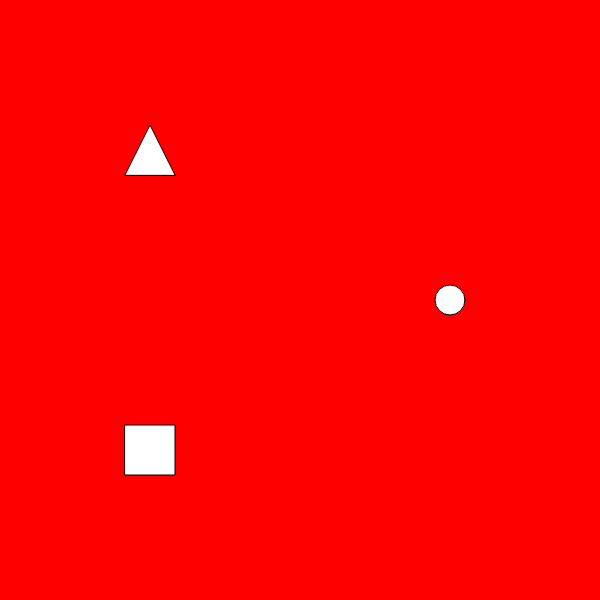
Frame 1 (no input)
Frame 60 (no input): identical to frame 1, image omitted
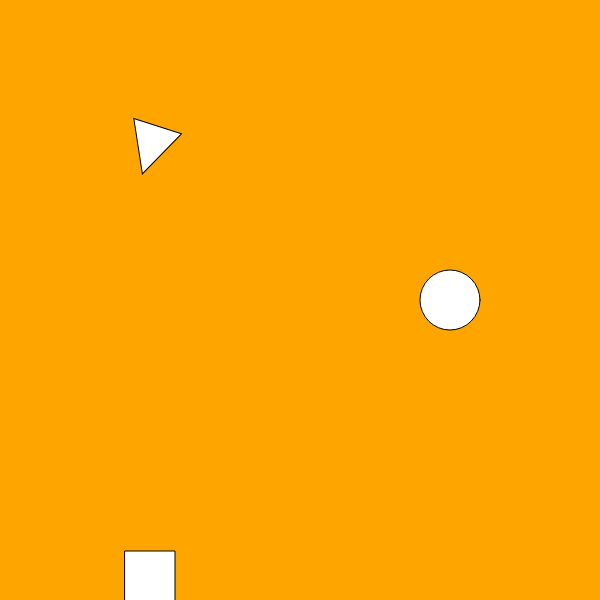
Frame 120 (the mouse pressed at the canvas centre since frame 60)

The p5.js sketch that drew these frames (run headless with seeded random() and noise() and a simulated clock; from frame 60 on, the mouse is pressed at the canvas centre):

// p5.js sketch
// ── sketch.js
let step = 0; //variable to track the current frame/step

function setup() {
  createCanvas(600, 600); // width = 600, height = 600
  
}

function draw() {
  background("red");

  if (step===0) {
  // frame 1

    // square 1
    //lower left quadrant of my canvas
    push();
    translate(600*0.25,600*0.75);
    square(-25, -25, 50);
    pop();

  // triangle 1
  // upper right quadrant
    push();
    translate(600*0.25,600*0.25);
    triangle(-25, 25, 0, -25, 25, 25);
    pop();

    // circle 1
    // center right quadrant
    push();
    translate(600*0.75,600*0.5);
    circle(0, 0, 30);
    pop();
  }

  else if (step===1){
  background("orange"); // background for frame 2
  // frame 2

    // square 2
    // move down
    push();
    translate(600*0.25,600*0.96);
    square(-25, -25, 50);
    pop();

  // triangle 2
  // rotate
    push();
    translate(600*0.25,600*0.25);
    rotate(60);
    triangle(-25, 25, 0, -25, 25, 25);
    pop();

    // circle 2
    // make a lil bit bigger
    push();
    translate(600*0.75,600*0.5);
    circle(0, 0, 60);
    pop();
  }

  else if (step===2){
  background("yellow");
  // frame 3

    // square 3
    // move forward/center
    push();
    translate(600*0.25,600*0.96);
    rotate(100);
    square(-25, -25, 50);
    pop();

  // triangle 3
  // rotate
    push();
    translate(600*0.5,600*0.25);
    rotate(60);
    triangle(-25, 25, 0, -25, 25, 25);
    pop();

    // circle 3
    // make bigger
    push();
    translate(600*0.75,600*0.5);
    circle(0, 0, 90);
    pop();
  }
  

  else if (step===3){
  background("green");
  // frame 4

    // square 4
    // make smaller
    push();
    translate(600*0.25,600*0.96);
    rotate(100);
    scale(0.5);
    square(-25, -25, 50);
    pop();

  // triangle 4
  // make bigger and center top
    push();
    translate(600*0.5,600*0.25);
    rotate(60);
    scale(3);
    triangle(-25, 25, 0, -25, 25, 25);
    pop();

    // circle 4
    // move up
    push();
    translate(600*0.75,600*0);
    circle(0, 0, 90);
    pop();
  }


  else if (step===4){
  background("midnightblue");
  // frame 5

    // square 5
    // rotate and make center
    push();
    translate(600*0.5,600*0.5);
    square(-25, -25, 50);
    pop();

  // triangle 5
  // make smaller and revert rotation to original, keep in center
    push();
    translate(600*0.5,600*0.25);
    scale(.5);
    triangle(-25, 25, 0, -25, 25, 25);
    pop();

    // circle 5
    // make smaller and place in center bottom
    push();
    translate(600*0.5,600*0.75);
    circle(0, 0, 30);
    pop();
  }
}

// just one mousepressed function
function mousePressed() {
step = step+1; // next step on each click
  if (step>4) { // After step 4 which is the 5th frame, reset page back to step 0

    step=0; // Loop back to frame 1 after 5 clicks
}
}
// ── readme.html
<!DOCTYPE html>
<html lang="en">
<head>
  <meta charset="UTF-8">
  <script src="sketch.js"></script>
  <title>5 Iterations by Joanna</title> <!--Update your title here-->
  <!--Add style to your code within the style tag <style></style>
  Read the W3Schools CSS Intro for more: https://www.w3schools.com/css/css_intro.asp 
  -->
  <style>
    body {
      font-family: sans-serif;
      margin: 2em;
      /*padding: 1em;*/
      color: #000000;
      background-color: #f0f0f0;
    }

    a {
      color: rgb(0,0,255);
    }

    a:hover {
      text-decoration: dashed;
    }

    h1 {
      /* Insert your own style here */
    }

    h2 {
      /* Insert your own style here */
    }
  </style>
</head>

<body>
    <h1>5 Iterations by Joanna</h1>
    <p>With each iteration/step/frame, I made the following adjustments:
      1. Square 1 is placed on the lower left quadrant of my canvas, triangle 1 situated on the upper right quadrant, and circle 1 designated on the center right quadrant.
      2. Square 2 is moved down near the bottom edge of the canvas, triangle 2 is rotated in the upper-left quadrant, and circle 2 is made slightly larger in the center-right quadrant.
      3. Square 3 is moved forward toward the bottom-center and rotated, triangle 3 is shifted to the top-center and rotated, and circle 3 is made larger in the center-right quadrant.
      4. Square 4 is scaled down to half its size near the bottom edge, triangle 4 is scaled up to three times its size at the top-center while rotated, and circle 4 is moved straight up to the top edge of the center-right section.
      5. Square 5 is centered and rotated in the middle of the canvas, triangle 5 is scaled down to half its size with its rotation reset at the top-center, and circle 5 is shrunk back to size 30 and placed in the lower-center quadrant.
    </p>
    <p><a href="index.html" target="_blank">Link to sketch</a></p>

   <h2>Resources</h2>
   <ul>
    <li><a href="https://p5js.org/reference/" target="_blank">p5.js Reference Page</a></li>
    <li><a href="https://www.geeksforgeeks.org/javascript/p5-js-scale-function/" target="_blank">Geeks for Geeks p5.js scale() Function Page</a></li>
    <li><a target="_blank">IDM's Week 2 LLM for Creative Coding to Troubleshoot</a></li>
    <li><a href="https://www.w3schools.com/js/js_if_else.asp" target="_blank">w3schools JavaScript if else Page</a></li>
      <li><a href="https://p5js.org/reference/p5/if/" target="_blank">p5.js if else Page</a></li>
   </ul>

    <!--Replace with your own image-->
    <!--You can limit the size of your displayed image using "height" or "width" -->
    <img src="media/My_drawing.png" height="400px" alt="This my drawing I made for the code homework"></img>
</body>
</html>
